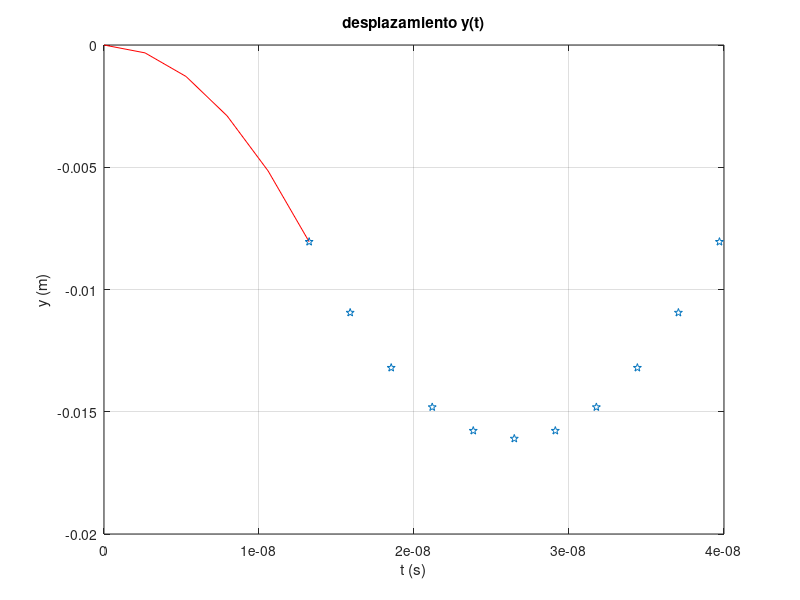
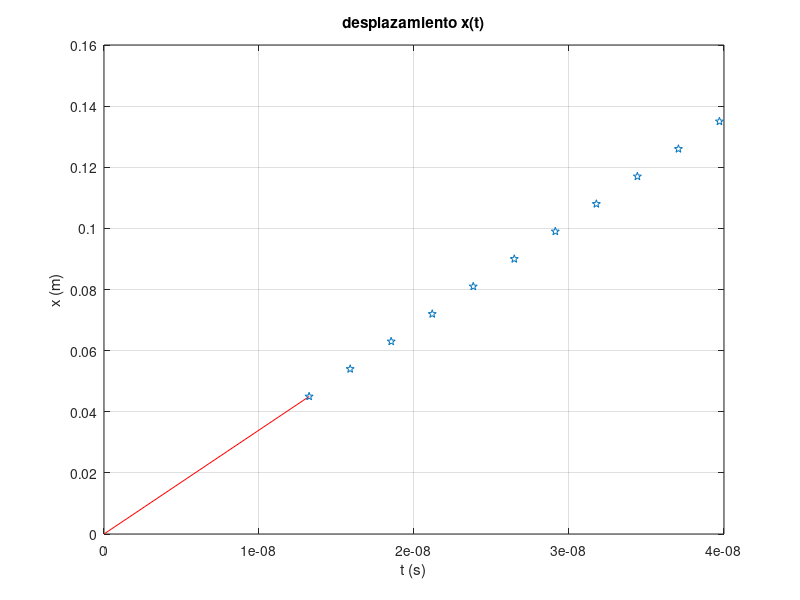
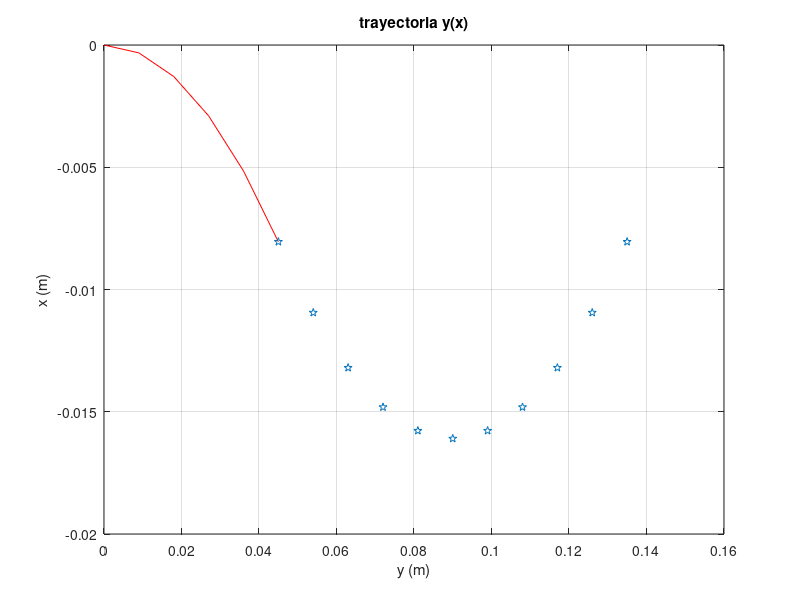
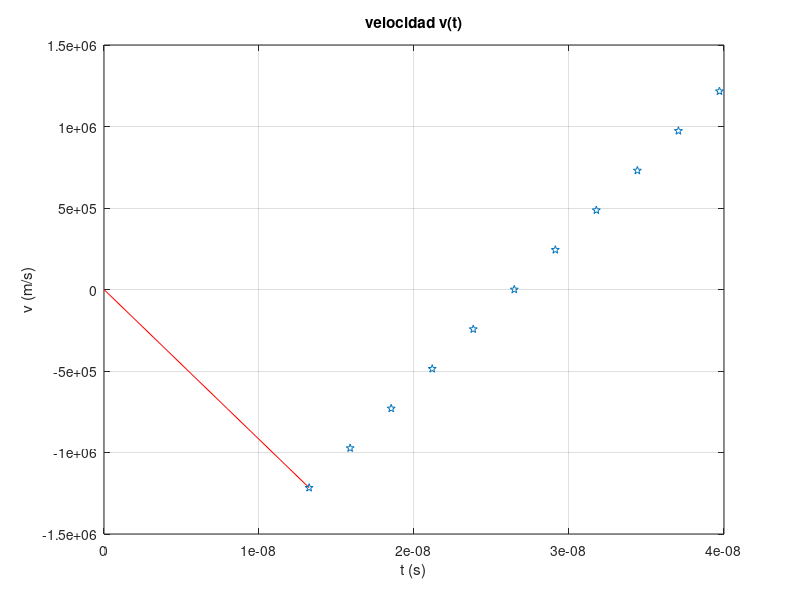

Write MATLAB code to recreate these figures, in order. (Note: this script raises an error after producing the figures.)
% problema base de movimiento de partículas cargadas en campos eléctricos
% datos
v0=3.4*10^6; % velocidad inicial en x (m)
d=0.045; % distancia (m) en presencia de campo eléctrico
E=520; % campo eléctrico (N/C)
q=-1.61*10^(-19); % carga eléctrica del electrón (C)
m=9.11*10^(-31); % masa del electrón (kg)

a=q*E/m;%aceleración en la dirección del campo eléctrico
tc=d/v0; % tiempo total en presencia de campo eléctrico 

n=input('número de pasos, n: ');

%primer tramo
dt = tc/n;
i = 0:n;
t = dt*i;
x = v0*t;
y = a*((t.^2)) / 2;

vx = v0;
vy = a*t;

f1 = figure;
plot(t,y,'r');
xlabel('t (s)');
ylabel('y (m)');
grid on
title('desplazamiento y(t)');
hold on;

f2 = figure;
plot(t,x,'r');
xlabel('t (s)');
ylabel('x (m)');
grid on
title('desplazamiento x(t)');
hold on;

f3 = figure;
plot(x,y,'r');
xlabel('y (m)');
ylabel('x (m)');
grid on
title('trayectoria y(x)');
hold on;

f4 = figure;
plot(t,vy,'r');
xlabel('t (s)');
ylabel('v (m/s)');
grid on
title('velocidad v(t)');
hold on;

signo = -1;
yi = a*(tc.^2)/2;
xi = tc*v0;
vyi = a*tc;
vxi = v0;
ti = tc;

vueltas = 5;
for j = 1:vueltas

    i= 0:2*n;
    t = ti+dt*i;
    x = xi+v0*dt*i;
    y = yi+vyi*(dt*i)+signo*a*((dt*i).^2) / 2;
    vx = v0;
    vy = vyi+signo*a*(dt*i);

    figure(f1);
    plot(t,y,'p');
    xlabel('t (s)');
    ylabel('y (m)');
    grid on
    title('desplazamiento y(t)');
    hold on;
    
    figure(f2);
    plot(t,x,'p');
    xlabel('t (s)');
    ylabel('x (m)');
    grid on
    title('desplazamiento x(t)');
    hold on;
    
    figure(f3);
    plot(x,y,'p');
    xlabel('y (m)');
    ylabel('x (m)');
    grid on
    title('trayectoria y(x)');
    hold on;
    
    figure(f4);
    plot(t,vy,'p');
    xlabel('t (s)');
    ylabel('v (m/s)');
    grid on
    title('velocidad v(t)');
    hold on;
    
    
    ti = ti+2*tc; %t2 es la suma de t1 + 2* tc (el doble de tiempo que t1)
    xi = ti*v0;
    yi=yi+vyi*2*tc+signo*a*4*(tc.^2)/2; %componente y posición de salida en m
    vxi=v0; % componente x de la velocidad de salida en m/s
    vyi=vyi+signo*a*2*tc;% componente y de la velocidad de salida en m/s
    alfai=atan(vyi/vxi); %ángulo de salida en radianes
    anguloi=alfa2*180/pi;

    signo = -signo;
end
